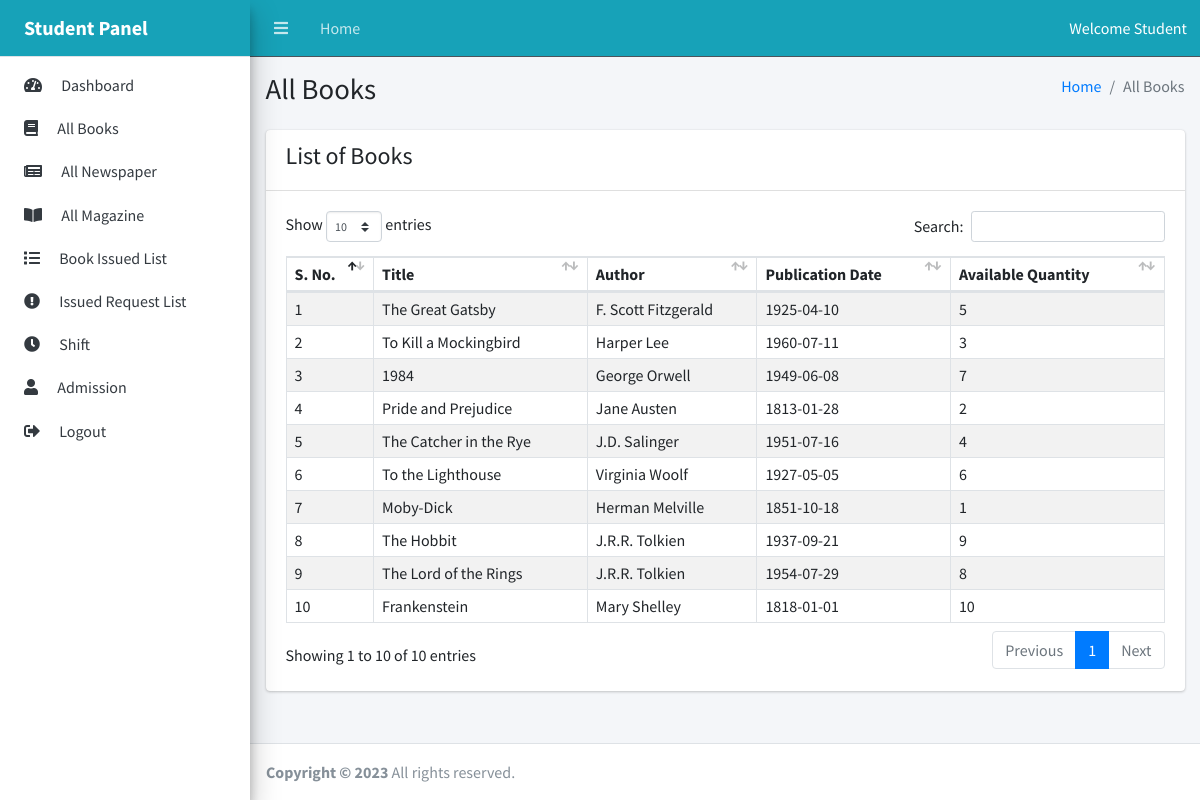
Page /student/books.php (signed in) on the committed database.
### tables this page shows
CREATE TABLE `books` (
  `book_id` int(11) NOT NULL,
  `title` varchar(100) NOT NULL,
  `author` varchar(50) NOT NULL,
  `publication_date` date NOT NULL,
  `available_quantity` int(11) NOT NULL
);

### student/books.php (the view, shortened to what this page needs)
<?php
include_once("../connection.php");
$sql = "SELECT * FROM books";
$result = mysqli_query($conn, $sql);
if ($result) {
    $books = mysqli_fetch_all($result, MYSQLI_ASSOC);
} else {
    echo "Error: " . mysqli_error($conn);
}
?>
<!DOCTYPE html>
<html lang="en">
<?php include_once("includes/head.php"); ?>
<body class="sidebar-mini layout-navbar-fixed layout-fixed">
    <div class="wrapper">
        <?php include_once("includes/header.php"); ?>
        <?php include_once("includes/sidebar.php"); ?>
        <div class="content-wrapper">
            <div class="content-header">
                <div class="container-fluid">
                    <div class="row mb-2">
                        <div class="col-sm-6">
                            <h1 class="m-0">All Books</h1>
                        </div>
                        <div class="col-sm-6">
                            <ol class="breadcrumb float-sm-right">
                                <li class="breadcrumb-item"><a href="/">Home</a></li>
                                <li class="breadcrumb-item active">All Books</li>
                            </ol>
                        </div>
                    </div>
                </div>
            </div>
            <div class="content">
                <div class="container-fluid">
                    <div class="row">
                        <div class="col-12">
                            <div class="card">
                                <div class="card-header d-flex">
                                    <h4>List of Books</h4>
                                </div>
                                <div class="card-body">
                                    <table id="example1" class="table table-striped table-hover table-bordered" style="width:100%">
                                        <thead>
                                            <tr>
                                                <th>S. No.</th>
                                                <th>Title</th>
                                                <th>Author</th>
                                                <th>Publication Date</th>
                                                <th>Available Quantity</th>
                                            </tr>
                                        </thead>
                                        <tbody>
                                            <?php foreach ($books as $i => $book) : ?>
                                                <tr>
                                                    <td><?= $i + 1 ?></td>
                                                    <td><?= $book['title'] ?></td>
                                                    <td><?= $book['author'] ?></td>
                                                    <td><?= $book['publication_date'] ?></td>
                                                    <td><?= $book['available_quantity'] ?></td>
                                                </tr>
                                            <?php endforeach; ?>
                                        </tbody>
                                    </table>
                                </div>
                            </div>
                        </div>
                    </div>
                </div>
            </div>
        </div>
        <?php include_once("includes/footer.php"); ?>
    </div>
</body>
</html>

### rows in the picture
books: title "The Great Gatsby", author "F. Scott Fitzgerald", publication_date "1925-04-10", available_quantity "5"
books: title "To Kill a Mockingbird", author "Harper Lee", publication_date "1960-07-11", available_quantity "3"
books: title "1984", author "George Orwell", publication_date "1949-06-08", available_quantity "7"
books: title "Pride and Prejudice", author "Jane Austen", publication_date "1813-01-28", available_quantity "2"
books: title "The Catcher in the Rye", author "J.D. Salinger", publication_date "1951-07-16", available_quantity "4"
books: title "To the Lighthouse", author "Virginia Woolf", publication_date "1927-05-05", available_quantity "6"
books: title "Moby-Dick", author "Herman Melville", publication_date "1851-10-18", available_quantity "1"
books: title "The Hobbit", author "J.R.R. Tolkien", publication_date "1937-09-21", available_quantity "9"
books: title "The Lord of the Rings", author "J.R.R. Tolkien", publication_date "1954-07-29", available_quantity "8"
books: title "Frankenstein", author "Mary Shelley", publication_date "1818-01-01", available_quantity "10"
